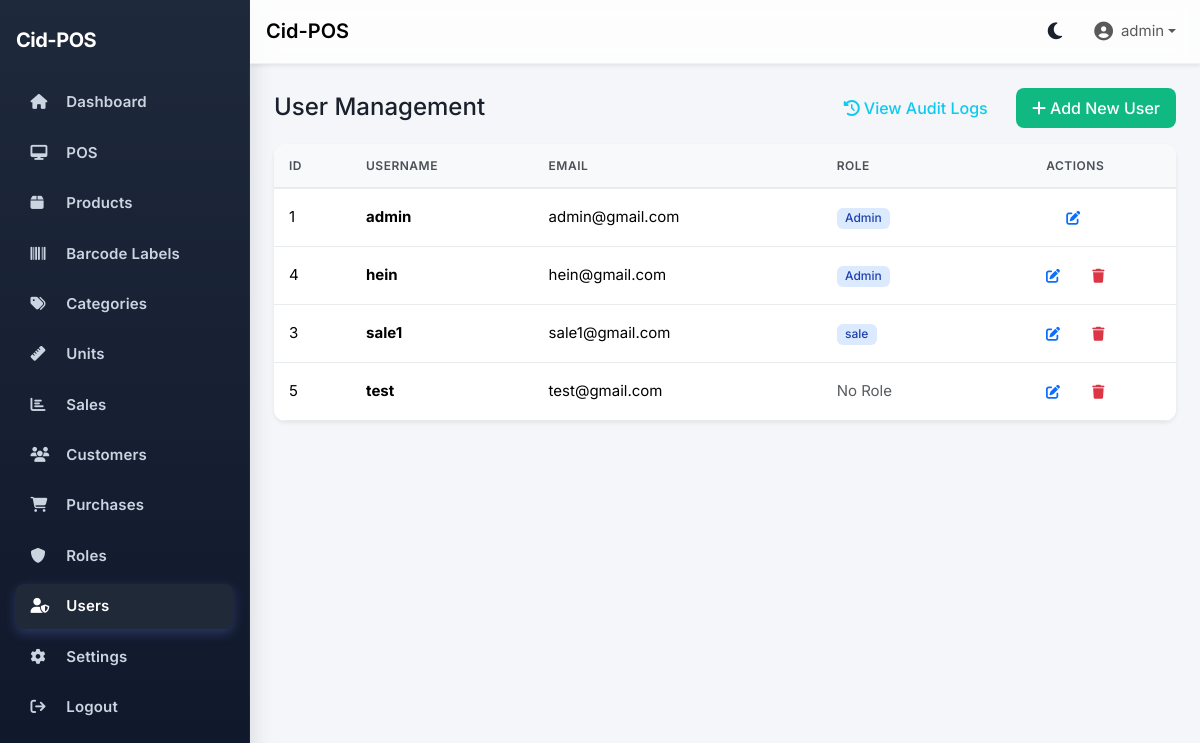
Page /users/ (signed in) on the committed database.
### app/models.py (models this page shows, shortened)
class User(UserMixin, db.Model):
    __tablename__ = "users"
    id = db.Column(db.Integer, primary_key=True)
    username = db.Column(db.String(80), unique=True, nullable=False, index=True)
    email = db.Column(db.String(120), unique=True, nullable=False)
    password_hash = db.Column(db.String(255), nullable=False)
    role_id = db.Column(db.Integer, db.ForeignKey("roles.id"), nullable=True)
    is_active = db.Column(db.Boolean, default=True, nullable=False)
    created_at = db.Column(db.DateTime, default=datetime.utcnow, nullable=False)
    role = db.relationship("Role", back_populates="users")
    sales = db.relationship("Sale", back_populates="cashier", lazy="dynamic")
    def has_permission(self, permission: str) -> bool:
        if not self.role:
            return False
        return self.role.has_permission(permission)

class Role(db.Model):
    __tablename__ = "roles"
    id = db.Column(db.Integer, primary_key=True)
    name = db.Column(db.String(50), unique=True, nullable=False)
    permissions = db.Column(db.Text, nullable=True)  # Comma-separated list of permissions
    users = db.relationship("User", back_populates="role")
    def has_permission(self, permission: str) -> bool:
        if self.name.lower() == 'admin':
            return True
        if not self.permissions:
            return False
        permissions_list = [p.strip() for p in self.permissions.split(',')]
        return permission in permissions_list

### app/blueprints/users/routes.py (the view)
@users_bp.route("/", methods=["GET"])
@login_required
@permission_required('users_manage')
def index():
    users = User.query.order_by(User.username).all()
    roles = Role.query.order_by(Role.name).all()
    return render_template("users/index.html", users=users, roles=roles)

### app/__init__.py (called while the page is built)
@login_manager.user_loader
def load_user(user_id: str):
    from app.models import User
    return db.session.get(User, int(user_id))

### app/models.py (called while the page is built)
    @classmethod
    def get_settings(cls):
        try:
            settings = cls.query.first()
            if not settings:
                settings = cls()
                db.session.add(settings)
                db.session.commit()
            return settings
        except Exception:
            return cls(
                shop_name="My Shop",
                address="",
                phone="",
                receipt_header="",
                receipt_footer="Thank You!",
                currency_symbol="Ks",
                printer_paper_size="58mm",
                auto_print=False,
                show_logo_on_receipt=True,
                print_padding=0,
            )

### app/utils.py (called while the page is built)
def permission_required(permission: str):
    def decorator(f):
        @wraps(f)
        def decorated_function(*args, **kwargs):
            if not current_user.is_authenticated:
                abort(403)
            if not current_user.has_permission(permission):
                abort(403)
            return f(*args, **kwargs)
        return decorated_function
    return decorator

### app/templates/users/index.html (shortened to what this page needs)
{% extends "base.html" %}
{% block content %}
<div class="container-fluid px-0">
  <div class="d-flex justify-content-between align-items-center mb-3">
    <h4 class="mb-0">User Management</h4>
    <div>
      <a href="{{ url_for('users.logs') }}" class="btn btn-outline-info me-2">
        <i class="fa fa-history me-1"></i>View Audit Logs
      </a>
      <button class="btn btn-success" data-bs-toggle="modal" data-bs-target="#addUserModal">
        <i class="fa fa-plus me-1"></i>Add New User
      </button>
    </div>
  </div>
  <div class="card border-0 shadow-sm">
    <div class="card-body p-0">
      <div class="table-responsive">
        <table class="table table-hover align-middle mb-0">
          <thead class="table-light">
            <tr>
              <th>ID</th>
              <th>Username</th>
              <th>Email</th>
              <th>Role</th>
              <th class="text-center">Actions</th>
            </tr>
          </thead>
          <tbody>
            {% if users %}
              {% for user in users %}
              <tr>
                <td>{{ user.id }}</td>
                <td><strong>{{ user.username }}</strong></td>
                <td>{{ user.email }}</td>
                <td>
                  {% if user.role %}
                  <span class="badge bg-primary">{{ user.role.name }}</span>
                  {% else %}
                  <span class="text-muted">No Role</span>
                  {% endif %}
                </td>
                <td class="text-center">
                  <button class="btn btn-sm btn-outline-primary me-1 edit-user"
                          data-user-id="{{ user.id }}"
                          data-user-email="{{ user.email }}"
                          data-user-role-id="{{ user.role_id or '' }}">
                    <i class="fa fa-edit"></i>
                  </button>
                  {% if user.id != current_user.id %}
                  <form method="POST" action="{{ url_for('users.delete', user_id=user.id) }}" class="d-inline">
                    <button type="submit" class="btn btn-sm btn-outline-danger" data-loading-text="Deleting Record..." onclick="return confirm('Delete this user?')">
                      <i class="fa fa-trash"></i>
                    </button>
                  </form>
                  {% endif %}
                </td>
              </tr>
              {% endfor %}
            {% else %}
              <tr>
                <td colspan="5" class="text-center text-muted py-4">No users found.</td>
              </tr>
            {% endif %}
          </tbody>
        </table>
      </div>
    </div>
  </div>
</div>
{% endblock %}

### app/templates/base.html (shortened to what this page needs)
<!doctype html>
<html lang="en" data-bs-theme="light">
  <head>
    <link href="https://cdn.jsdelivr.net/npm/bootstrap@5.3.3/dist/css/bootstrap.min.css" rel="stylesheet">
    <link href="https://cdnjs.cloudflare.com/ajax/libs/font-awesome/6.5.2/css/all.min.css" rel="stylesheet">
    <link rel="stylesheet" href="https://cdn.jsdelivr.net/npm/sweetalert2@11/dist/sweetalert2.min.css">
    <link rel="stylesheet" href="{{ url_for('static', filename='css/style.css') }}">
  </head>
  <body>
    <aside class="sidebar d-flex flex-column" id="sidebar">
      <div class="d-flex align-items-center justify-content-between mb-4">
        <span class="brand">Cid-POS</span>
      </div>
      <nav>
        {% if current_user.is_authenticated and (current_user.has_permission('dashboard_view') or (current_user.role and current_user.role.name.lower() == 'admin')) %}
        <a href="{{ url_for('main.dashboard') }}" class="{% if request.endpoint=='main.dashboard' %}active{% endif %}">
          <i class="fa fa-home"></i> Dashboard
        </a>
        {% endif %}
        {% if current_user.is_authenticated and (current_user.has_permission('pos_access') or (current_user.role and current_user.role.name.lower() == 'admin')) %}
        <a href="{{ url_for('pos.cart') }}" class="{% if request.blueprint=='pos' %}active{% endif %}">
          <i class="fa fa-desktop"></i> POS
        </a>
        {% endif %}
        {% if current_user.is_authenticated and (current_user.has_permission('inventory_view') or (current_user.role and current_user.role.name.lower() == 'admin')) %}
        <a href="{{ url_for('inventory.products') }}" class="{% if request.blueprint=='inventory' and request.endpoint != 'inventory.labels' %}active{% endif %}">
          <i class="fa fa-box"></i> Products
        </a>
        <a href="{{ url_for('inventory.labels') }}" class="{% if request.endpoint == 'inventory.labels' %}active{% endif %}">
          <i class="fa fa-barcode"></i> Barcode Labels
        </a>
        {% endif %}
        {% if current_user.is_authenticated and (current_user.has_permission('categories_manage') or (current_user.role and current_user.role.name.lower() == 'admin')) %}
        <a href="{{ url_for('categories.index') }}" class="{% if request.blueprint=='categories' %}active{% endif %}">
          <i class="fa fa-tags"></i> Categories
        </a>
        {% endif %}
        {% if current_user.is_authenticated and (current_user.has_permission('units_manage') or (current_user.role and current_user.role.name.lower() == 'admin')) %}
        <a href="{{ url_for('units.index') }}" class="{% if request.blueprint=='units' %}active{% endif %}">
          <i class="fa fa-ruler"></i> Units
        </a>
        {% endif %}
        {% if current_user.is_authenticated and (current_user.has_permission('sales_view') or (current_user.role and current_user.role.name.lower() == 'admin')) %}
        <a href="{{ url_for('reports.overview') }}" class="{% if request.blueprint=='reports' %}active{% endif %}">
          <i class="fa fa-chart-bar"></i> Sales
        </a>
        {% endif %}
        {% if current_user.is_authenticated and (current_user.has_permission('customers_manage') or (current_user.role and current_user.role.name.lower() == 'admin')) %}
        <a href="{{ url_for('customers.index') }}" class="{% if request.blueprint=='customers' %}active{% endif %}">
          <i class="fa fa-users"></i> Customers
        </a>
        {% endif %}
        {% if current_user.is_authenticated and (current_user.has_permission('purchases_manage') or (current_user.role and current_user.role.name.lower() == 'admin')) %}
        <a href="{{ url_for('purchases.index') }}" class="{% if request.blueprint=='purchases' %}active{% endif %}">
          <i class="fa fa-shopping-cart"></i> Purchases
        </a>
        {% endif %}
        {% if current_user.is_authenticated and (current_user.has_permission('users_manage') or (current_user.role and current_user.role.name.lower() == 'admin')) %}
        <a href="{{ url_for('roles.index') }}" class="{% if request.blueprint=='roles' %}active{% endif %}">
          <i class="fa fa-shield"></i> Roles
        </a>
        {% endif %}
        {% if current_user.is_authenticated and (current_user.has_permission('users_manage') or (current_user.role and current_user.role.name.lower() == 'admin')) %}
        <a href="{{ url_for('users.index') }}" class="{% if request.blueprint=='users' %}active{% endif %}">
          <i class="fa fa-user-shield"></i> Users
        </a>
        {% endif %}
        {% if current_user.is_authenticated and (current_user.has_permission('settings_access') or (current_user.role and current_user.role.name.lower() == 'admin')) %}
        <a href="{{ url_for('settings.index') }}" class="{% if request.blueprint=='settings' %}active{% endif %}">
          <i class="fa fa-cog"></i> Settings
        </a>
        {% endif %}
        {% if current_user.is_authenticated %}
        <a href="{{ url_for('auth.logout') }}">
          <i class="fa fa-arrow-right-from-bracket"></i> Logout
        </a>
        {% else %}
        <a href="{{ url_for('auth.login') }}">
          <i class="fa fa-sign-in-alt"></i> Login
        </a>
        {% endif %}
      </nav>
    </aside>
    <div class="content-wrapper">
      <nav class="navbar navbar-expand-lg navbar-top shadow-sm px-3">
        <a class="navbar-brand fw-semibold" href="{{ url_for('main.dashboard') }}">Cid-POS</a>
        <div class="ms-auto d-flex align-items-center gap-3">
          <button class="theme-toggle" id="themeToggle" type="button" aria-label="Toggle theme">
            <i class="fa fa-moon" id="themeIcon"></i>
          </button>
          <ul class="navbar-nav align-items-center">
            <li class="nav-item dropdown">
              <a class="nav-link dropdown-toggle d-flex align-items-center" href="#" role="button" data-bs-toggle="dropdown" aria-expanded="false">
                <span>{{ current_user.username if current_user.is_authenticated else "Guest" }}</span>
              </a>
            </li>
          </ul>
        </div>
      </nav>
      <div class="main-content">
        {% block content %}{% endblock %}
      </div>
    </div>
  </body>
</html>

### app/static/css/style.css (style rules this page uses)
* { box-sizing: border-box; }
body { font-family: 'Inter', -apple-system, BlinkMacSystemFont, 'Segoe UI', sans-serif; font-size: 15px; line-height: 1.6; color: #1a202c; background-color: #f4f6f9; padding: 0; margin: 0; transition: background-color 0.3s ease, color 0.3s ease; }
.card { border: none; box-shadow: 0 4px 20px rgba(0, 0, 0, 0.05); border-radius: 12px; overflow: hidden; transition: transform 0.2s ease, box-shadow 0.2s ease; background-color: #ffffff; }
.card-body { padding: 1.5rem; }
.table { margin-bottom: 0; vertical-align: middle; }
.table thead th { background-color: #f8f9fa; color: #495057; font-weight: 600; font-size: 0.75rem; text-transform: uppercase; letter-spacing: 0.5px; padding: 12px 15px; border-bottom: 2px solid #e9ecef; border-top: none; }
.table tbody td { padding: 12px 15px; vertical-align: middle; border-color: #e9ecef; }
.table tbody tr { transition: transform 0.15s ease, background-color 0.15s ease; }
.btn { border-radius: 8px; font-weight: 500; padding: 0.5rem 1rem; transition: all 0.2s ease; border: none; }
.btn-success { background-color: #10b981; color: white; }
.btn-outline-primary, .btn-outline-secondary, .btn-outline-success, .btn-outline-danger, .btn-outline-info, .btn-outline-warning { border-width: 1.5px; font-weight: 500; }
.btn-sm { padding: 0.375rem 0.75rem; font-size: 0.875rem; }
.badge { padding: 0.4em 0.7em; font-weight: 500; border-radius: 6px; font-size: 0.75rem; }
.badge.bg-primary { background-color: #dbeafe !important; color: #1e40af !important; }
.sidebar { background: linear-gradient(180deg, #1e293b 0%, #0f172a 100%); backdrop-filter: blur(10px); -webkit-backdrop-filter: blur(10px); box-shadow: 4px 0 20px rgba(0, 0, 0, 0.1); border-right: 1px solid rgba(255, 255, 255, 0.05); }
.sidebar .brand { color: #ffffff; font-weight: 700; font-size: 1.25rem; letter-spacing: -0.5px; }
.sidebar a { color: #cbd5e1; text-decoration: none; display: block; padding: 0.75rem 1rem; border-radius: 8px; margin-bottom: 0.25rem; font-weight: 500; transition: all 0.2s ease; font-size: 0.9375rem; }
.sidebar a.active { background: linear-gradient(135deg, #667eea 0%, #764ba2 100%); color: #ffffff; box-shadow: 0 4px 12px rgba(102, 126, 234, 0.3); }
.sidebar i { width: 20px; margin-right: 0.75rem; }
.navbar-top { background: rgba(255, 255, 255, 0.8); backdrop-filter: blur(10px); -webkit-backdrop-filter: blur(10px); border-bottom: 1px solid rgba(0, 0, 0, 0.05); box-shadow: 0 1px 3px rgba(0, 0, 0, 0.05); }
html { scroll-behavior: smooth; }

### app/templates/base.html (style rules this page uses)
:root { --sidebar-width: 250px; }
body { min-height: 100vh; background: #f4f6f9; transition: background-color 0.3s ease, color 0.3s ease; font-family: 'Inter', sans-serif; }
.sidebar { width: var(--sidebar-width); background: linear-gradient(180deg, #1e293b 0%, #0f172a 100%); backdrop-filter: blur(10px); -webkit-backdrop-filter: blur(10px); color: #e5e7eb; position: fixed; top: 0; bottom: 0; left: 0; padding: 1.5rem 1rem; overflow-y: auto; transition: transform 0.2s ease, background-color 0.3s ease; box-shadow: 4px 0 20px rgba(0, 0, 0, 0.1); border-right: 1px solid rgba(255, 255, 255, 0.05); }
.sidebar .brand { font-weight: 700; font-size: 1.25rem; }
.sidebar a { color: #cbd5e1; text-decoration: none; display: block; padding: .65rem .9rem; border-radius: .5rem; margin-bottom: .35rem; font-weight: 600; letter-spacing: .01em; }
.sidebar a:hover, .sidebar a.active { background: #1f2937; color: #fff; }
.sidebar i { width: 20px; }
.content-wrapper { margin-left: var(--sidebar-width); min-height: 100vh; display: flex; flex-direction: column; }
.navbar-top { background: rgba(255, 255, 255, 0.8); backdrop-filter: blur(10px); -webkit-backdrop-filter: blur(10px); border-bottom: 1px solid rgba(0, 0, 0, 0.05); box-shadow: 0 1px 3px rgba(0, 0, 0, 0.05); transition: background-color 0.3s ease, border-color 0.3s ease; }
.main-content { padding: 1.5rem; flex: 1 0 auto; transition: background-color 0.3s ease; }
.theme-toggle { border: none; background: transparent; color: inherit; font-size: 1.2rem; padding: 0.5rem; cursor: pointer; border-radius: 0.375rem; transition: background-color 0.2s ease; }
.main-content { padding: 1.5rem; flex: 1 0 auto; }

### rows in the picture
User: is_active+username "admin", id "1", username "admin", email "admin@gmail.com", role.name "Admin"
User: id "4", username "hein", email "hein@gmail.com", role.name "Admin"
User: id "3", username "sale1", email "sale1@gmail.com", role.name "sale"
User: id "5", username "test", email "test@gmail.com", shows "No Role"
